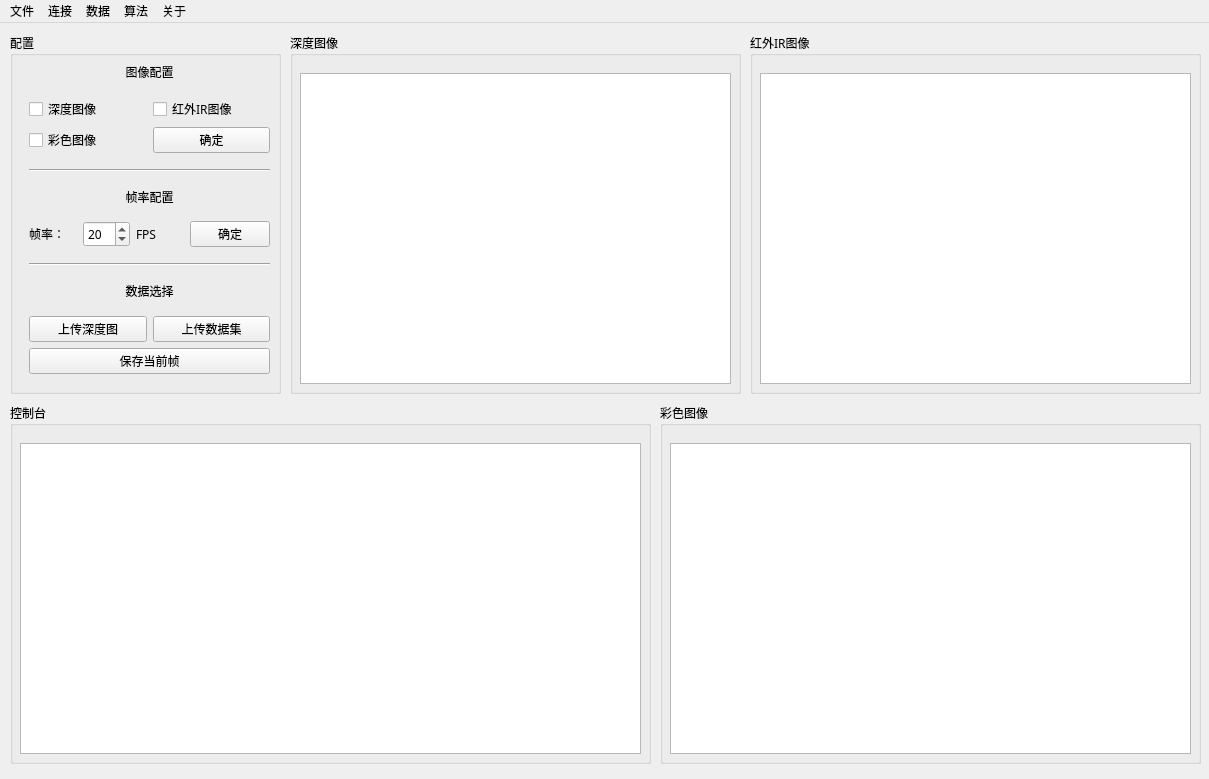
<?xml version="1.0" encoding="UTF-8"?>
<ui version="4.0">
 <class>MainWindow</class>
 <widget class="QMainWindow" name="MainWindow">
  <property name="geometry">
   <rect>
    <x>0</x>
    <y>0</y>
    <width>1209</width>
    <height>779</height>
   </rect>
  </property>
  <property name="windowTitle">
   <string>MainWindow</string>
  </property>
  <widget class="QWidget" name="centralwidget">
   <widget class="QGroupBox" name="groupBox_2">
    <property name="geometry">
     <rect>
      <x>660</x>
      <y>380</y>
      <width>541</width>
      <height>361</height>
     </rect>
    </property>
    <property name="font">
     <font>
      <family>黑体</family>
     </font>
    </property>
    <property name="title">
     <string>彩色图像</string>
    </property>
    <widget class="QGraphicsView" name="graphicsView_3">
     <property name="geometry">
      <rect>
       <x>10</x>
       <y>40</y>
       <width>521</width>
       <height>311</height>
      </rect>
     </property>
    </widget>
   </widget>
   <widget class="QGroupBox" name="groupBox_3">
    <property name="geometry">
     <rect>
      <x>290</x>
      <y>10</y>
      <width>451</width>
      <height>361</height>
     </rect>
    </property>
    <property name="font">
     <font>
      <family>黑体</family>
     </font>
    </property>
    <property name="title">
     <string>深度图像</string>
    </property>
    <widget class="QGraphicsView" name="graphicsView">
     <property name="geometry">
      <rect>
       <x>10</x>
       <y>40</y>
       <width>431</width>
       <height>311</height>
      </rect>
     </property>
    </widget>
   </widget>
   <widget class="QGroupBox" name="groupBox_4">
    <property name="geometry">
     <rect>
      <x>10</x>
      <y>10</y>
      <width>271</width>
      <height>361</height>
     </rect>
    </property>
    <property name="font">
     <font>
      <family>黑体</family>
     </font>
    </property>
    <property name="title">
     <string>配置</string>
    </property>
    <widget class="QWidget" name="verticalLayoutWidget">
     <property name="geometry">
      <rect>
       <x>19</x>
       <y>20</y>
       <width>241</width>
       <height>341</height>
      </rect>
     </property>
     <layout class="QVBoxLayout" name="verticalLayout">
      <item>
       <widget class="QLabel" name="label">
        <property name="font">
         <font>
          <family>黑体</family>
          <pointsize>9</pointsize>
         </font>
        </property>
        <property name="text">
         <string>图像配置</string>
        </property>
        <property name="alignment">
         <set>Qt::AlignCenter</set>
        </property>
       </widget>
      </item>
      <item>
       <layout class="QGridLayout" name="gridLayout">
        <item row="1" column="1">
         <widget class="QPushButton" name="pushButton">
          <property name="text">
           <string>确定</string>
          </property>
         </widget>
        </item>
        <item row="1" column="0">
         <widget class="QCheckBox" name="checkBox_3">
          <property name="text">
           <string>彩色图像</string>
          </property>
         </widget>
        </item>
        <item row="0" column="1">
         <widget class="QCheckBox" name="checkBox_2">
          <property name="text">
           <string>红外IR图像</string>
          </property>
         </widget>
        </item>
        <item row="0" column="0">
         <widget class="QCheckBox" name="checkBox">
          <property name="text">
           <string>深度图像</string>
          </property>
         </widget>
        </item>
       </layout>
      </item>
      <item>
       <spacer name="verticalSpacer_5">
        <property name="orientation">
         <enum>Qt::Vertical</enum>
        </property>
        <property name="sizeType">
         <enum>QSizePolicy::Fixed</enum>
        </property>
        <property name="sizeHint" stdset="0">
         <size>
          <width>20</width>
          <height>10</height>
         </size>
        </property>
       </spacer>
      </item>
      <item>
       <widget class="Line" name="line">
        <property name="orientation">
         <enum>Qt::Horizontal</enum>
        </property>
       </widget>
      </item>
      <item>
       <widget class="QLabel" name="label_2">
        <property name="font">
         <font>
          <family>黑体</family>
          <pointsize>9</pointsize>
         </font>
        </property>
        <property name="text">
         <string>帧率配置</string>
        </property>
        <property name="alignment">
         <set>Qt::AlignCenter</set>
        </property>
       </widget>
      </item>
      <item>
       <layout class="QHBoxLayout" name="horizontalLayout">
        <item>
         <widget class="QLabel" name="label_3">
          <property name="text">
           <string>帧率：</string>
          </property>
         </widget>
        </item>
        <item>
         <widget class="QSpinBox" name="spinBox">
          <property name="value">
           <number>20</number>
          </property>
         </widget>
        </item>
        <item>
         <widget class="QLabel" name="label_4">
          <property name="text">
           <string>FPS</string>
          </property>
         </widget>
        </item>
        <item>
         <widget class="QPushButton" name="pushButton_4">
          <property name="sizePolicy">
           <sizepolicy hsizetype="Fixed" vsizetype="Fixed">
            <horstretch>0</horstretch>
            <verstretch>0</verstretch>
           </sizepolicy>
          </property>
          <property name="text">
           <string>确定</string>
          </property>
         </widget>
        </item>
       </layout>
      </item>
      <item>
       <spacer name="verticalSpacer_4">
        <property name="orientation">
         <enum>Qt::Vertical</enum>
        </property>
        <property name="sizeType">
         <enum>QSizePolicy::Fixed</enum>
        </property>
        <property name="sizeHint" stdset="0">
         <size>
          <width>20</width>
          <height>10</height>
         </size>
        </property>
       </spacer>
      </item>
      <item>
       <widget class="Line" name="line_2">
        <property name="orientation">
         <enum>Qt::Horizontal</enum>
        </property>
       </widget>
      </item>
      <item>
       <widget class="QLabel" name="label_7">
        <property name="font">
         <font>
          <family>黑体</family>
          <pointsize>9</pointsize>
         </font>
        </property>
        <property name="text">
         <string>数据选择</string>
        </property>
        <property name="alignment">
         <set>Qt::AlignCenter</set>
        </property>
       </widget>
      </item>
      <item>
       <layout class="QHBoxLayout" name="horizontalLayout_2">
        <item>
         <widget class="QPushButton" name="pushButton_2">
          <property name="text">
           <string>上传深度图</string>
          </property>
         </widget>
        </item>
        <item>
         <widget class="QPushButton" name="pushButton_5">
          <property name="text">
           <string>上传数据集</string>
          </property>
         </widget>
        </item>
       </layout>
      </item>
      <item>
       <layout class="QHBoxLayout" name="horizontalLayout_3">
        <item>
         <widget class="QPushButton" name="pushButton_3">
          <property name="text">
           <string>保存当前帧</string>
          </property>
         </widget>
        </item>
       </layout>
      </item>
      <item>
       <spacer name="verticalSpacer_3">
        <property name="orientation">
         <enum>Qt::Vertical</enum>
        </property>
        <property name="sizeType">
         <enum>QSizePolicy::Fixed</enum>
        </property>
        <property name="sizeHint" stdset="0">
         <size>
          <width>20</width>
          <height>20</height>
         </size>
        </property>
       </spacer>
      </item>
     </layout>
    </widget>
   </widget>
   <widget class="QGroupBox" name="groupBox_5">
    <property name="geometry">
     <rect>
      <x>10</x>
      <y>380</y>
      <width>641</width>
      <height>361</height>
     </rect>
    </property>
    <property name="font">
     <font>
      <family>黑体</family>
     </font>
    </property>
    <property name="title">
     <string>控制台</string>
    </property>
    <widget class="QTextBrowser" name="textBrowser">
     <property name="geometry">
      <rect>
       <x>10</x>
       <y>40</y>
       <width>621</width>
       <height>311</height>
      </rect>
     </property>
     <property name="html">
      <string>&lt;!DOCTYPE HTML PUBLIC &quot;-//W3C//DTD HTML 4.0//EN&quot; &quot;http://www.w3.org/TR/REC-html40/strict.dtd&quot;&gt;
&lt;html&gt;&lt;head&gt;&lt;meta name=&quot;qrichtext&quot; content=&quot;1&quot; /&gt;&lt;style type=&quot;text/css&quot;&gt;
p, li { white-space: pre-wrap; }
&lt;/style&gt;&lt;/head&gt;&lt;body style=&quot; font-family:'黑体'; font-size:11pt; font-weight:400; font-style:normal;&quot;&gt;
&lt;p style=&quot;-qt-paragraph-type:empty; margin-top:0px; margin-bottom:0px; margin-left:0px; margin-right:0px; -qt-block-indent:0; text-indent:0px; font-size:10.8pt;&quot;&gt;&lt;br /&gt;&lt;/p&gt;&lt;/body&gt;&lt;/html&gt;</string>
     </property>
    </widget>
   </widget>
   <widget class="QGroupBox" name="groupBox_6">
    <property name="geometry">
     <rect>
      <x>750</x>
      <y>10</y>
      <width>451</width>
      <height>361</height>
     </rect>
    </property>
    <property name="font">
     <font>
      <family>黑体</family>
     </font>
    </property>
    <property name="title">
     <string>红外IR图像</string>
    </property>
    <widget class="QGraphicsView" name="graphicsView_2">
     <property name="geometry">
      <rect>
       <x>10</x>
       <y>40</y>
       <width>431</width>
       <height>311</height>
      </rect>
     </property>
    </widget>
   </widget>
  </widget>
  <widget class="QMenuBar" name="menubar">
   <property name="geometry">
    <rect>
     <x>0</x>
     <y>0</y>
     <width>1209</width>
     <height>28</height>
    </rect>
   </property>
   <widget class="QMenu" name="menu">
    <property name="title">
     <string>文件</string>
    </property>
   </widget>
   <widget class="QMenu" name="menu_2">
    <property name="title">
     <string>连接</string>
    </property>
   </widget>
   <widget class="QMenu" name="menu_3">
    <property name="title">
     <string>关于</string>
    </property>
   </widget>
   <widget class="QMenu" name="menu_4">
    <property name="title">
     <string>算法</string>
    </property>
    <addaction name="actiona"/>
    <addaction name="actionxiug"/>
    <addaction name="actiona_3"/>
    <addaction name="separator"/>
    <addaction name="actiona_2"/>
   </widget>
   <widget class="QMenu" name="menu_5">
    <property name="title">
     <string>数据</string>
    </property>
    <addaction name="actiona_4"/>
    <addaction name="actiona_8"/>
    <addaction name="actiona_6"/>
    <addaction name="separator"/>
    <addaction name="actiona_5"/>
    <addaction name="actiona_9"/>
    <addaction name="actiona_7"/>
   </widget>
   <addaction name="menu"/>
   <addaction name="menu_2"/>
   <addaction name="menu_5"/>
   <addaction name="menu_4"/>
   <addaction name="menu_3"/>
  </widget>
  <action name="actionf">
   <property name="text">
    <string>算法注册</string>
   </property>
  </action>
  <action name="actionf_2">
   <property name="text">
    <string>f</string>
   </property>
  </action>
  <action name="actiona">
   <property name="text">
    <string>注册算法</string>
   </property>
  </action>
  <action name="actiona_2">
   <property name="text">
    <string>算法推理</string>
   </property>
  </action>
  <action name="actiona_3">
   <property name="text">
    <string>删除算法</string>
   </property>
  </action>
  <action name="actionxiug">
   <property name="text">
    <string>修改算法</string>
   </property>
  </action>
  <action name="actiona_4">
   <property name="text">
    <string>上传深度图</string>
   </property>
  </action>
  <action name="actiona_5">
   <property name="text">
    <string>上传数据集</string>
   </property>
  </action>
  <action name="actiona_6">
   <property name="text">
    <string>删除深度图</string>
   </property>
  </action>
  <action name="actiona_7">
   <property name="text">
    <string>删除数据集</string>
   </property>
  </action>
  <action name="actiona_8">
   <property name="text">
    <string>修改深度图</string>
   </property>
  </action>
  <action name="actiona_9">
   <property name="text">
    <string>修改数据集</string>
   </property>
  </action>
 </widget>
 <resources/>
 <connections/>
</ui>
